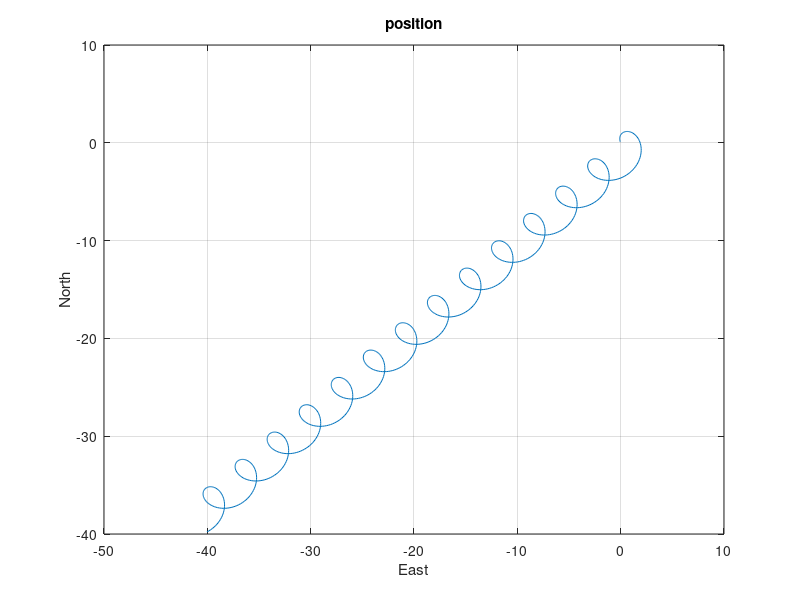

Write MATLAB code to recreate this figure.
clear all;
clc;

%constants
deg2rad = pi/180;   
rad2deg = 180/pi;


%model parameters
phi = 0*deg2rad;
theta = 2*deg2rad;
psi = 30*deg2rad;
U = 1.5;
U_c = 0.6;
alpha_c = 10*deg2rad;
beta_c = 45*deg2rad;



%simulation parameters
N = 1000;
h = 0.1;

w = 360*U/(2*pi*100);
table = zeros(N+1,10);


pos = [0 0 0]';
v_c = sin(beta_c)*U_c;
w_c = U*sin(alpha_c)*cos(beta_c);
u_c = sqrt(U_c^2-v_c^2-w_c^2);
U_c_vect = [u_c v_c w_c]';

for i = 1:N+1,
    t = (i-1)*h;
    U_vect = [U*cos(w*t) U*sin(w*t) 0]';
    U_r_vect = U_vect - U_c_vect;
    
    pos = pos+h*U_r_vect;
    
    table(i,:) = [t U_vect' pos' U_r_vect'];

end


%{
for i = 1:N+1,
    t = (i-1)*h;
    %U_vect = [U*cos(w*t) U*sin(w*t) 0]' + [U_c*cos(a_c) U_c*sin(b_c) U_c*sin(a_c)*cos(b_c]';



end

%}

U         = table(:,2:4);
t         = table(:,1);
pos       = table(:,5:7);
U_r       = table(:,8:10);

figure(1)
plot(pos(:,2), pos(:,1)),xlabel('East'),ylabel('North'),title('position'),grid
